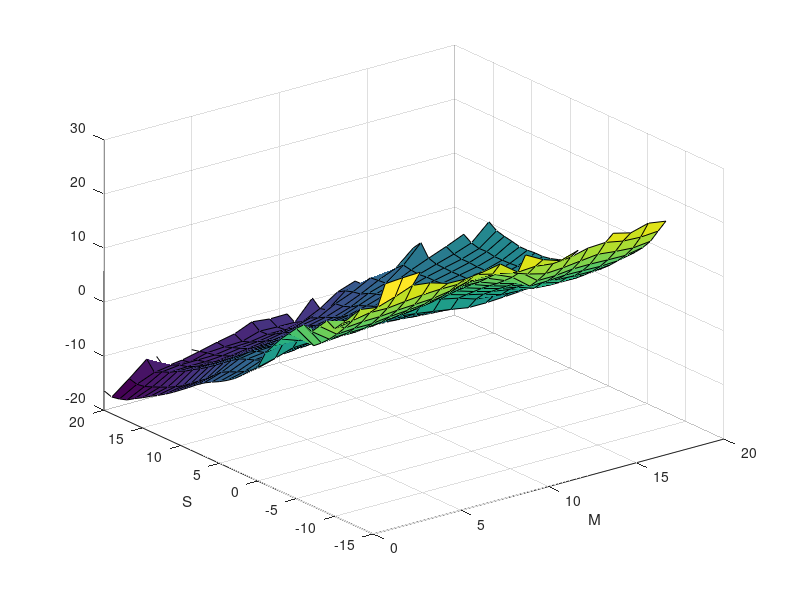
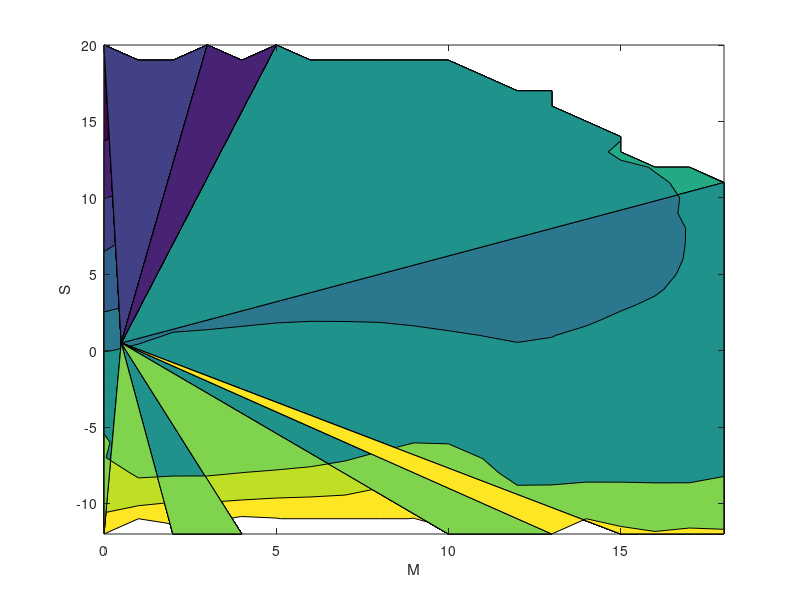

These charts were generated, in order, by the following MATLAB code:
close all
clear all
M=linspace(0,18,19);
S=linspace(-12,20,33);
G=load('free_energy.dat');
surf(M,S,G');xlabel('M');ylabel('S');
figure
contourf(M,S,G');xlabel('M');ylabel('S');
